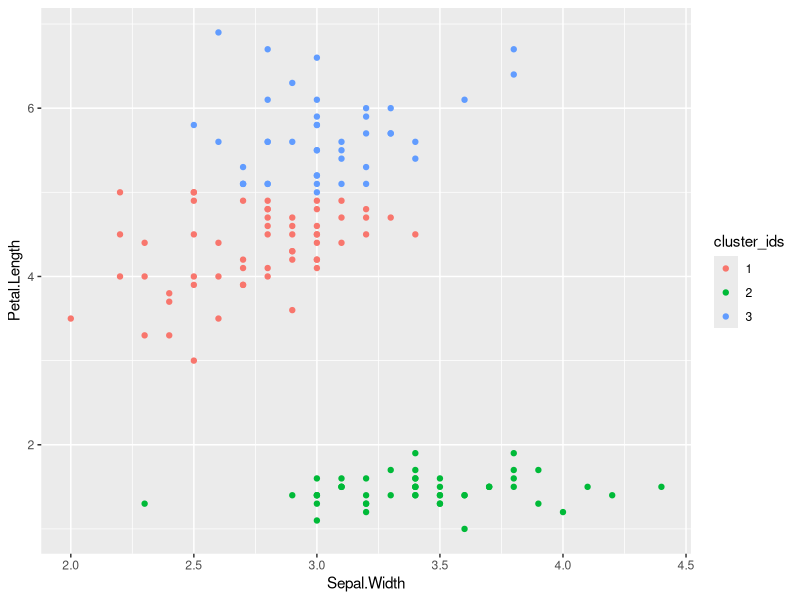
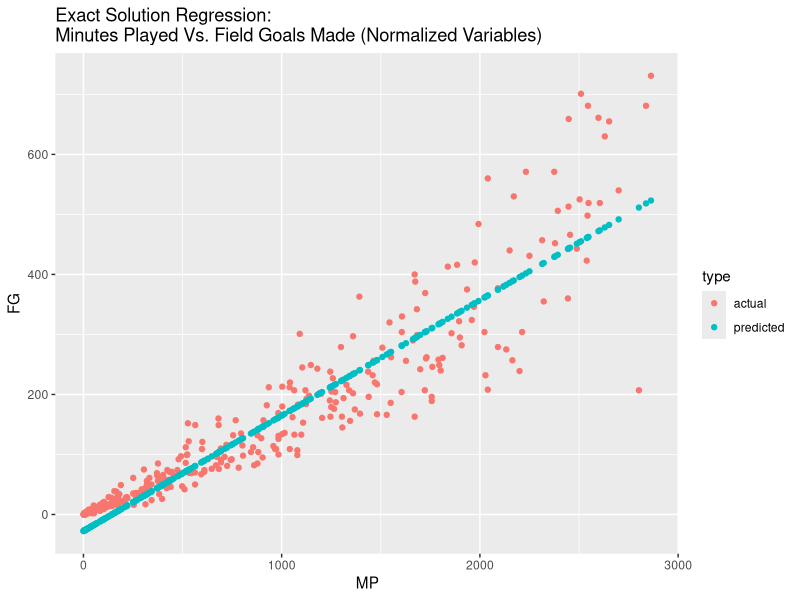

Generate these figures, in order, with R: (Note: this script raises an error after producing the figures.)
## ---- chunk 1
library(dplyr)
library(magrittr)
library(ggplot2)
## ---- chunk 2
init_random_centroids <- function(df, k){
  
      df_dim <- ncol(df)
      df_numpoints <- nrow(df)
      centroid_matrix <- matrix(nrow = k, ncol = df_dim) # initialize matrix
      
      dimension_bounds_matrix <- matrix(nrow = df_dim, ncol = 2) # min and max across each dimension of the data frame df
      
      for(i in 1:df_dim){
        
          dimension_bounds_matrix[i,1] <- min(df[,i])   
          dimension_bounds_matrix[i,2] <- max(df[,i])   
          
      }
      # generate random values between the min and max of each dimension of df
      random_numbers <- function(x){runif(1, min=dimension_bounds_matrix[x,1], max=dimension_bounds_matrix[x,2])}
         
      generate_centroid_point <- function(x){sapply(1:df_dim, random_numbers)} 
          
      centroid_matrix <- as.matrix(t(sapply(1:k, generate_centroid_point))) # create k random sets of numbers between min and (max-1)
      
      
      return(centroid_matrix)
}

assign_to_clusters <- function(df,k,centroid_matrix){
      
      df_dim <- ncol(df)
      df_numpoints <- nrow(df)    
  
      cluster_ids <- vector(length = df_numpoints)
      distances_vector <- vector(length = k) # this vector contains the distances between the current point and each cluster center 
      
      for(i in 1:df_numpoints){
          
          distances_to_point <- function(x){dist(rbind(df[i,], centroid_matrix[x,]))}
          
          distances_vector <-  sapply(1:k, distances_to_point)
        
          cluster_ids[i] <- which.min(distances_vector) # index of the vector with the smallest value
      }
      
      return(cluster_ids)
}
update_centroids <- function(df,centroid_matrix,cluster_ids){
  
      df_dim <- ncol(df)
      df_numpoints <- nrow(df)
      
      df_with_ids <- cbind(df,cluster_ids) # we want the cluster ids attached to the data frame

      # each coordinate of the centroids is the mean of that coordinate value across the cluster  
      updated_centroid_matrix <- df_with_ids %>% group_by(cluster_ids) %>% summarise_all(mean) %>% select(-cluster_ids)
      
      return(as.matrix(updated_centroid_matrix))
}

kmeans_clustering <- function(df, k, max_iter){
      
      df_dim <- ncol(df)
      df_numpoints <- nrow(df)
      
      centroid_matrix <- init_random_centroids(df,k) # Chose k random centroids within domain of dataset to start
      
      cluster_ids <- assign_to_clusters(df,k,centroid_matrix) # initially assign each datapoint to nearest cluster center
      
      count_iter <- 0
      while(count_iter < max_iter) {
        
        centroid_matrix <- update_centroids(df,centroid_matrix,cluster_ids) # update centroids to reflect new assignment of cluster ids
        
        cluster_ids <- assign_to_clusters(df,k,centroid_matrix) # assign points to new clusters
        
        count_iter <- count_iter + 1
      }
      
      return(cbind(df,cluster_ids))
}

## ---- chunk 3
clustered_data<- kmeans_clustering(iris[,2:3],3,20)
## ---- chunk 4

clustered_data$cluster_ids <- as.factor(clustered_data$cluster_ids) # needs to be a factor so ggplot works

ggplot(data=clustered_data, aes(x=Sepal.Width, y=Petal.Length,  color=cluster_ids))+geom_point()
## ---- chunk 5

calculate_beta_vector<-function(train_x, train_y){
  
      beta_vector <- solve(t(train_x) %*% train_x) %*% t(train_x) %*% train_y # formula for optimal betas, can be found by calculus
      
      return(beta_vector)
}

predict_glr <- function(test_x, train_x, train_y){
      
      train_x <- as.matrix(train_x) # make the training and testing data matrices in order to do matrix multiplication
      train_y <- as.matrix(train_y)
      test_x <- as.matrix(test_x)
      
      num_points_train <- nrow(train_x)
      num_points_test <- nrow(test_x)
          
      test_x <- cbind(rep(1,num_points_test),test_x) # bind vector of ones for intercept
      train_x <- cbind(rep(1,num_points_train),train_x) # bind vector of ones for intercept
  
      beta_vector <- calculate_beta_vector(train_x, train_y) 
      
      predicted_y <- test_x %*% beta_vector
      
      return(list(predicted_y, beta_vector))
}
## ---- chunk 6
nba_data <- read.csv("NBA_Stats_Analysis.csv")

nba_data_subset <- nba_data[,c("MP","Age","FG")]

train <-  as.data.frame(na.omit(nba_data_subset[1:400,]))
test <-  as.data.frame(na.omit(nba_data_subset[401:735,]))

train_x <- train$MP
test_x <- test$MP

train_y <- train$FG
test_y <- test$FG

glr_results <- predict_glr(as.data.frame(test_x), as.data.frame(train_x), as.data.frame(train_y))

predicted_y <- glr_results[[1]]

n <- nrow(test)

predicted <- test
actual <- test

actual$type <- rep("actual",n)
predicted$type <- rep("predicted",n)

predicted$FG <- predicted_y

data_to_plot<- as.data.frame(rbind(actual,predicted))

ggplot(data_to_plot, aes(MP,FG, color=type))+geom_point() + ggtitle("Exact Solution Regression: \nMinutes Played Vs. Field Goals Made (Normalized Variables)")

## ---- chunk 7
test_copy <- test

test_copy$predicted_y <- predicted_y

y_mean <- mean(test_copy$FG)

ss_total <- sum((test_copy$FG - y_mean)^2)
ss_res <- sum((predicted_y - test_copy$FG)^2)

r_2 <- 1 - ss_res/ss_total

cat("R^2: ", r_2)
## ---- chunk 8
        
update_betas <- function(beta_vector, predicted_y, train_y, train_x, alpha){
        
        num_points <- nrow(train_x)
        num_var <- ncol(train_x)
              
        beta_vector[1] <- beta_vector[1] - alpha*(1/(num_points))*sum((predicted_y - train_y)) 
        
        temp <- function(x){(alpha*(1/(num_points))*sum((predicted_y - train_y)*x))}
        
        beta_vector[2:(num_var)] <- beta_vector[2:(num_var)] - sapply(as.data.frame(train_x[,2:(num_var)]), temp)

        return(beta_vector)
        }

grad_descent_lr <- function(train_x, train_y, max_iter=300, alpha=0.01, error_threshold=0.1){
      
      num_points <- nrow(train_x)
      num_var <- ncol(train_x)
      
      train_x <- as.matrix(cbind(rep(1,num_points),train_x)) # bind a column of ones to the training data to account for the intercept in regression
      
      beta_vector <- as.matrix(rnorm(num_var+1, mean=1, sd=0.5)) # num_var + 1 which includes y-int as first entry
      
      beta_matrix <- matrix(nrow = max_iter, ncol = (num_var+1)) # keep all previous beta vectors in a matrix to visualize convergence path after
      
      error_vector <- rep(0,max_iter)
      num_iter <- 0
      error_diff <- error_threshold + 0.001 # fix this later, error_diff should really start at zero
      
      sum_of_squared_error <- 0
      while (num_iter < max_iter && error_diff > error_threshold){ 
        
        prev_sum_of_squared_error <- sum_of_squared_error 
        
        predicted_y <- t(beta_vector) %*% t(train_x)
        
        prev_beta_vector <- beta_vector # store beta vector before update to compute the error between the previous and updated beta vectors
    
        beta_vector <- update_betas(beta_vector, predicted_y, train_y, train_x, alpha) # update betas using formula found in algorithm
        
        sum_of_squared_error <- sum((predicted_y - train_y)^2) # sum of squared error, used to measure convergence of the algorithm
        
        # error diff is used as a measure of convergence, error_diff is very small once the algorithm converges
        error_diff <- abs(prev_sum_of_squared_error - sum_of_squared_error)
        
        beta_matrix[num_iter+1,] <-  beta_vector 
        error_vector[num_iter+1] <- sum_of_squared_error
        
        num_iter <- num_iter + 1
      }
      return(list(beta_vector, sum_of_squared_error,num_iter, beta_matrix, error_vector))
}

predict_gd_lr <- function(test_x, beta_vector){
    
        test_x <- as.matrix(test_x) # needed for matrix multiplication
        
        num_points <- nrow(test_x)
          
        test_x <- cbind(rep(1, num_points), test_x) # bind vector of ones for intercept
        
        predicted_y <- test_x %*% beta_vector
        
        return(predicted_y)
}
## ---- chunk 9
# normalize the NBA data first using the Z score method
train_NormZ <- as.data.frame(scale(train)) 
test_NormZ <- as.data.frame(scale(test))

# run stochastic gradient descent, I needed to cast the normalized training data to data frames to avoid some issues
gd_results <- sgd_lr(train_x=as.data.frame(train_NormZ$MP), train_y=as.data.frame(train_NormZ$FG), max_iter=300, alpha=0.01, error_threshold=0.001)

beta_vector <- gd_results[[1]]

test_x <- as.data.frame(test_NormZ$MP) # predictor matrix

predicted_y <- predict_gd_lr(test_x, beta_vector)

actual_normZ <- test_NormZ # make a copy of the normalized test data to put actual data (done for plotting with ggplot purposes)

n <- nrow(actual_normZ)

predicted_normZ <- actual_normZ

actual_normZ$type <- rep("actual",n)
predicted_normZ$type <- rep("predicted",n)

predicted_normZ$FG <- predicted_y

data_to_plot <- as.data.frame(rbind(actual_normZ, predicted_normZ))

ggplot(data_to_plot, aes(MP,FG, color=type)) + geom_point() + ggtitle("Gradient Descent Regression: \nMinutes Played Vs. Field Goals Made (Normalized Variables)")

## ---- chunk 10
max_iter <- 300

betas_df <- as.data.frame(sgd_results[[4]])
sse_vector <- as.data.frame(sgd_results[[5]])

betas_error_df <- as.data.frame(cbind(seq(max_iter),betas_df, sse_vector))

colnames(betas_error_df) <- c("Iter_num","beta_0", "beta_1", "error")

ggplot(betas_error_df, aes(x=Iter_num, y=error))+geom_point()+ggtitle("Iteration # Vs. SSE for Regression Using Gradient Descent with alpha=0.01") + ylab("Sum of Squared Error")
